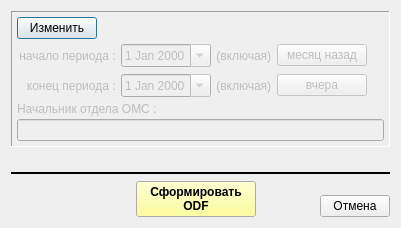
<?xml version="1.0" encoding="UTF-8"?>
<ui version="4.0">
 <class>print_enp_by_date_wnd</class>
 <widget class="QDialog" name="print_enp_by_date_wnd">
  <property name="geometry">
   <rect>
    <x>0</x>
    <y>0</y>
    <width>401</width>
    <height>228</height>
   </rect>
  </property>
  <property name="minimumSize">
   <size>
    <width>400</width>
    <height>0</height>
   </size>
  </property>
  <property name="windowTitle">
   <string>Отчёт по количеству выданных ЕНП</string>
  </property>
  <layout class="QVBoxLayout" name="verticalLayout_2" stretch="0,1,0,0">
   <item>
    <widget class="QFrame" name="frame">
     <property name="enabled">
      <bool>true</bool>
     </property>
     <property name="frameShape">
      <enum>QFrame::Panel</enum>
     </property>
     <property name="frameShadow">
      <enum>QFrame::Sunken</enum>
     </property>
     <layout class="QVBoxLayout" name="verticalLayout">
      <property name="spacing">
       <number>3</number>
      </property>
      <property name="leftMargin">
       <number>5</number>
      </property>
      <property name="topMargin">
       <number>5</number>
      </property>
      <property name="rightMargin">
       <number>5</number>
      </property>
      <property name="bottomMargin">
       <number>5</number>
      </property>
      <item>
       <layout class="QHBoxLayout" name="horizontalLayout_3" stretch="0,0">
        <property name="spacing">
         <number>2</number>
        </property>
        <item>
         <widget class="QPushButton" name="bn_edit">
          <property name="text">
           <string>Изменить</string>
          </property>
          <property name="icon">
           <iconset resource="_inko_pol2_res.qrc">
            <normaloff>:/change.bmp</normaloff>:/change.bmp</iconset>
          </property>
          <property name="checkable">
           <bool>true</bool>
          </property>
         </widget>
        </item>
        <item>
         <spacer name="horizontalSpacer_7">
          <property name="orientation">
           <enum>Qt::Horizontal</enum>
          </property>
          <property name="sizeHint" stdset="0">
           <size>
            <width>40</width>
            <height>20</height>
           </size>
          </property>
         </spacer>
        </item>
       </layout>
      </item>
      <item>
       <layout class="QHBoxLayout" name="horizontalLayout_2">
        <property name="spacing">
         <number>2</number>
        </property>
        <property name="leftMargin">
         <number>2</number>
        </property>
        <property name="topMargin">
         <number>2</number>
        </property>
        <property name="rightMargin">
         <number>2</number>
        </property>
        <property name="bottomMargin">
         <number>2</number>
        </property>
        <item>
         <widget class="QLabel" name="lab_date_old">
          <property name="enabled">
           <bool>false</bool>
          </property>
          <property name="minimumSize">
           <size>
            <width>100</width>
            <height>0</height>
           </size>
          </property>
          <property name="text">
           <string> начало периода : </string>
          </property>
          <property name="alignment">
           <set>Qt::AlignRight|Qt::AlignTrailing|Qt::AlignVCenter</set>
          </property>
         </widget>
        </item>
        <item>
         <widget class="QDateEdit" name="date_old">
          <property name="enabled">
           <bool>false</bool>
          </property>
          <property name="minimumSize">
           <size>
            <width>90</width>
            <height>0</height>
           </size>
          </property>
          <property name="calendarPopup">
           <bool>true</bool>
          </property>
         </widget>
        </item>
        <item>
         <widget class="QLabel" name="lab_date_old_2">
          <property name="enabled">
           <bool>false</bool>
          </property>
          <property name="text">
           <string> (включая) </string>
          </property>
          <property name="alignment">
           <set>Qt::AlignLeading|Qt::AlignLeft|Qt::AlignVCenter</set>
          </property>
         </widget>
        </item>
        <item>
         <widget class="QPushButton" name="bn_date_old">
          <property name="enabled">
           <bool>false</bool>
          </property>
          <property name="minimumSize">
           <size>
            <width>90</width>
            <height>0</height>
           </size>
          </property>
          <property name="text">
           <string>месяц назад</string>
          </property>
         </widget>
        </item>
        <item>
         <spacer name="horizontalSpacer_3">
          <property name="orientation">
           <enum>Qt::Horizontal</enum>
          </property>
          <property name="sizeHint" stdset="0">
           <size>
            <width>40</width>
            <height>20</height>
           </size>
          </property>
         </spacer>
        </item>
       </layout>
      </item>
      <item>
       <layout class="QHBoxLayout" name="horizontalLayout_4">
        <property name="spacing">
         <number>2</number>
        </property>
        <property name="leftMargin">
         <number>2</number>
        </property>
        <property name="topMargin">
         <number>2</number>
        </property>
        <property name="rightMargin">
         <number>2</number>
        </property>
        <property name="bottomMargin">
         <number>2</number>
        </property>
        <item>
         <widget class="QLabel" name="lab_date_new">
          <property name="enabled">
           <bool>false</bool>
          </property>
          <property name="minimumSize">
           <size>
            <width>100</width>
            <height>0</height>
           </size>
          </property>
          <property name="text">
           <string> конец периода : </string>
          </property>
          <property name="alignment">
           <set>Qt::AlignRight|Qt::AlignTrailing|Qt::AlignVCenter</set>
          </property>
         </widget>
        </item>
        <item>
         <widget class="QDateEdit" name="date_new">
          <property name="enabled">
           <bool>false</bool>
          </property>
          <property name="minimumSize">
           <size>
            <width>90</width>
            <height>0</height>
           </size>
          </property>
          <property name="calendarPopup">
           <bool>true</bool>
          </property>
         </widget>
        </item>
        <item>
         <widget class="QLabel" name="lab_date_old_3">
          <property name="enabled">
           <bool>false</bool>
          </property>
          <property name="text">
           <string> (включая) </string>
          </property>
          <property name="alignment">
           <set>Qt::AlignLeading|Qt::AlignLeft|Qt::AlignVCenter</set>
          </property>
         </widget>
        </item>
        <item>
         <widget class="QPushButton" name="bn_date_new">
          <property name="enabled">
           <bool>false</bool>
          </property>
          <property name="minimumSize">
           <size>
            <width>90</width>
            <height>0</height>
           </size>
          </property>
          <property name="text">
           <string>вчера</string>
          </property>
         </widget>
        </item>
        <item>
         <spacer name="horizontalSpacer_4">
          <property name="orientation">
           <enum>Qt::Horizontal</enum>
          </property>
          <property name="sizeHint" stdset="0">
           <size>
            <width>40</width>
            <height>20</height>
           </size>
          </property>
         </spacer>
        </item>
       </layout>
      </item>
      <item>
       <widget class="QLabel" name="lab_smo_oms_chif">
        <property name="enabled">
         <bool>false</bool>
        </property>
        <property name="text">
         <string>Начальник отдела ОМС :</string>
        </property>
        <property name="alignment">
         <set>Qt::AlignLeading|Qt::AlignLeft|Qt::AlignVCenter</set>
        </property>
       </widget>
      </item>
      <item>
       <widget class="QLineEdit" name="ln_smo_oms_chif">
        <property name="enabled">
         <bool>false</bool>
        </property>
       </widget>
      </item>
     </layout>
    </widget>
   </item>
   <item>
    <spacer name="verticalSpacer">
     <property name="orientation">
      <enum>Qt::Vertical</enum>
     </property>
     <property name="sizeHint" stdset="0">
      <size>
       <width>20</width>
       <height>55</height>
      </size>
     </property>
    </spacer>
   </item>
   <item>
    <widget class="Line" name="line">
     <property name="frameShadow">
      <enum>QFrame::Plain</enum>
     </property>
     <property name="lineWidth">
      <number>2</number>
     </property>
     <property name="orientation">
      <enum>Qt::Horizontal</enum>
     </property>
    </widget>
   </item>
   <item>
    <layout class="QHBoxLayout" name="horizontalLayout">
     <item>
      <widget class="QFrame" name="frame_2">
       <property name="minimumSize">
        <size>
         <width>60</width>
         <height>0</height>
        </size>
       </property>
       <property name="maximumSize">
        <size>
         <width>70</width>
         <height>16777215</height>
        </size>
       </property>
       <property name="frameShape">
        <enum>QFrame::NoFrame</enum>
       </property>
       <property name="frameShadow">
        <enum>QFrame::Plain</enum>
       </property>
      </widget>
     </item>
     <item>
      <spacer name="horizontalSpacer_2">
       <property name="orientation">
        <enum>Qt::Horizontal</enum>
       </property>
       <property name="sizeHint" stdset="0">
        <size>
         <width>40</width>
         <height>20</height>
        </size>
       </property>
      </spacer>
     </item>
     <item>
      <widget class="QPushButton" name="bn_print">
       <property name="minimumSize">
        <size>
         <width>120</width>
         <height>35</height>
        </size>
       </property>
       <property name="palette">
        <palette>
         <active>
          <colorrole role="Button">
           <brush brushstyle="SolidPattern">
            <color alpha="255">
             <red>255</red>
             <green>255</green>
             <blue>127</blue>
            </color>
           </brush>
          </colorrole>
         </active>
         <inactive>
          <colorrole role="Button">
           <brush brushstyle="SolidPattern">
            <color alpha="255">
             <red>255</red>
             <green>255</green>
             <blue>127</blue>
            </color>
           </brush>
          </colorrole>
         </inactive>
         <disabled>
          <colorrole role="Button">
           <brush brushstyle="SolidPattern">
            <color alpha="255">
             <red>255</red>
             <green>255</green>
             <blue>127</blue>
            </color>
           </brush>
          </colorrole>
         </disabled>
        </palette>
       </property>
       <property name="font">
        <font>
         <weight>75</weight>
         <bold>true</bold>
        </font>
       </property>
       <property name="text">
        <string>Сформировать 
ODF</string>
       </property>
      </widget>
     </item>
     <item>
      <spacer name="horizontalSpacer">
       <property name="orientation">
        <enum>Qt::Horizontal</enum>
       </property>
       <property name="sizeHint" stdset="0">
        <size>
         <width>40</width>
         <height>20</height>
        </size>
       </property>
      </spacer>
     </item>
     <item>
      <layout class="QVBoxLayout" name="verticalLayout_3">
       <property name="spacing">
        <number>0</number>
       </property>
       <property name="leftMargin">
        <number>0</number>
       </property>
       <property name="topMargin">
        <number>0</number>
       </property>
       <property name="rightMargin">
        <number>0</number>
       </property>
       <property name="bottomMargin">
        <number>0</number>
       </property>
       <item>
        <spacer name="verticalSpacer_2">
         <property name="orientation">
          <enum>Qt::Vertical</enum>
         </property>
         <property name="sizeHint" stdset="0">
          <size>
           <width>5</width>
           <height>5</height>
          </size>
         </property>
        </spacer>
       </item>
       <item>
        <widget class="QPushButton" name="bn_cansel">
         <property name="minimumSize">
          <size>
           <width>70</width>
           <height>0</height>
          </size>
         </property>
         <property name="maximumSize">
          <size>
           <width>60</width>
           <height>16777215</height>
          </size>
         </property>
         <property name="text">
          <string>Отмена</string>
         </property>
        </widget>
       </item>
      </layout>
     </item>
    </layout>
   </item>
  </layout>
 </widget>
 <resources>
  <include location="_inko_pol2_res.qrc"/>
 </resources>
 <connections/>
</ui>
